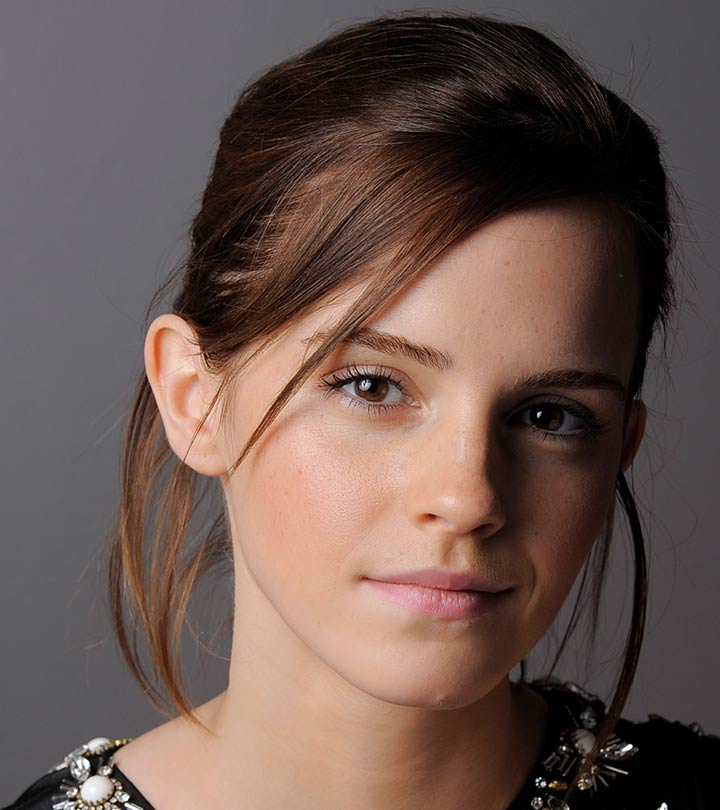
#> input picture Computer Vision/Assignment1/emma.jpg, 720 x 810 px
$ jupyter execute 'Assigment 1.ipynb'
#> lines starting #> are read from the running program, lines starting #| are printed output that depends on the picture
[cell 1]
import numpy as np
import cv2 as cv
import matplotlib.pyplot as plt

[cell 2]
img = cv.imread("emma.jpg", cv.IMREAD_GRAYSCALE)
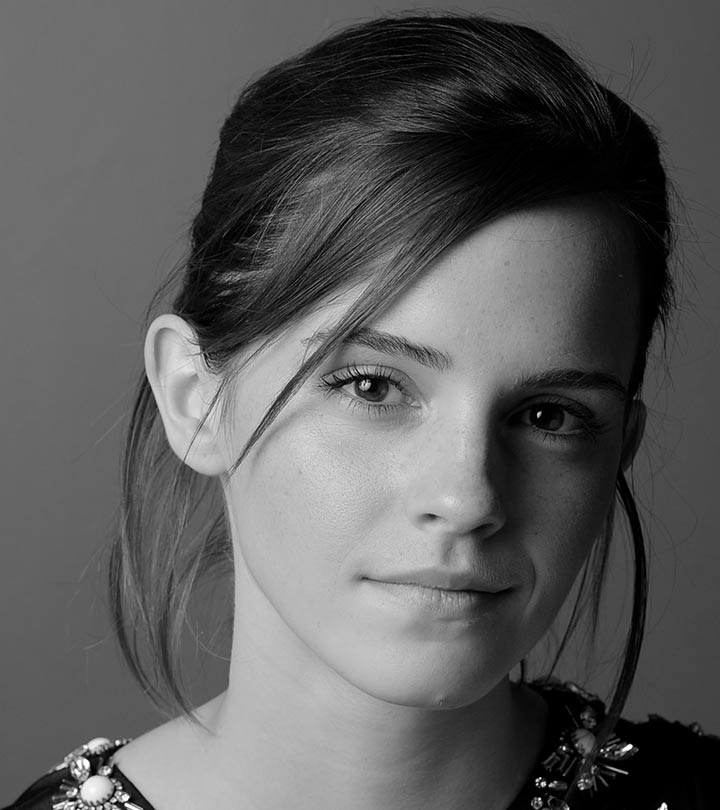
#> img: shape (810, 720); min 0, max 255, mean 92.3
assert img is not None


plt.imshow(img, cmap = "gray")
plt.axis('off')  # Turn off axis labels
plt.show()

[cell 3]
t1 = np.linspace(0, 50 ,51).astype('uint8')
t2 = np.linspace(100, 255, 100).astype('uint8')
t3 = np.linspace(150, 255, 255-150).astype('uint8')

transform = np.concatenate((t1,t2),axis=0).astype('uint8')
transform = np.concatenate((transform, t3),axis=0).astype('uint8')

plt.plot(transform)
plt.xlim(0,255)
plt.ylim(0,255)
plt.grid(True)
plt.show()
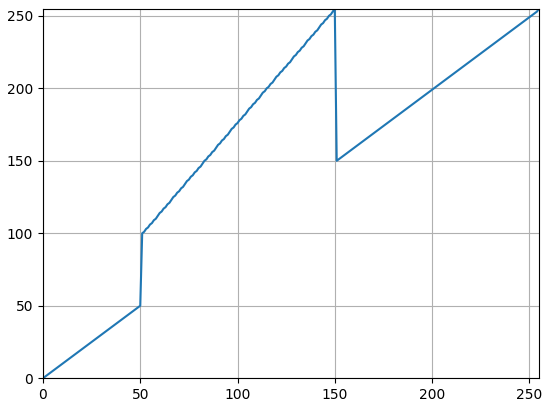
#> figure drawn by matplotlib, 1 panel; curve peaks at x = 150, y = 255

[cell 4]
transformed_img = transform[img]
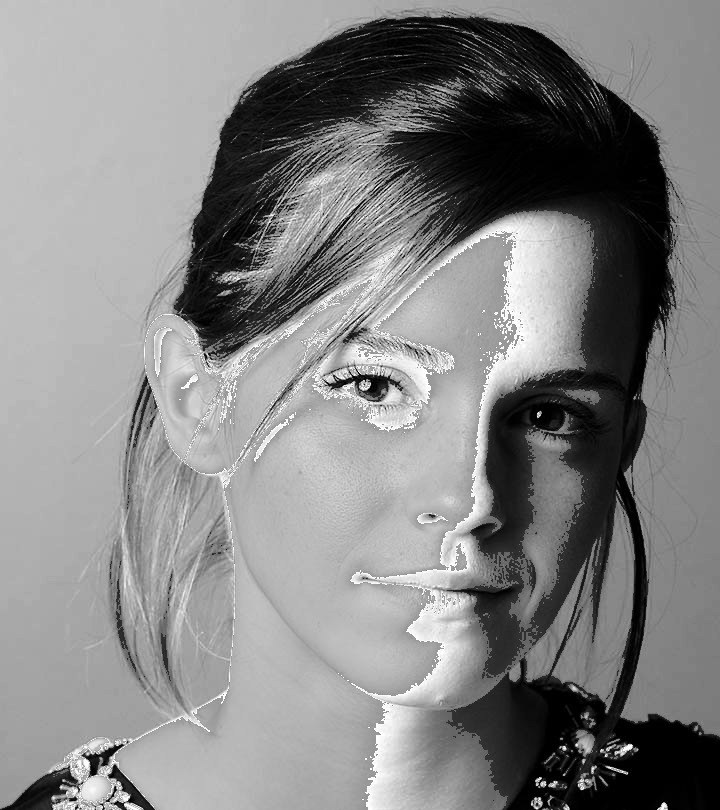
#> transformed_img: shape (810, 720); min 0, max 255, mean 132.4

plt.imshow(transformed_img, cmap = "gray")
plt.axis('off')
plt.show()

2

[cell 5]
img = cv.imread("brain_proton_density_slice.png", cv.IMREAD_GRAYSCALE)
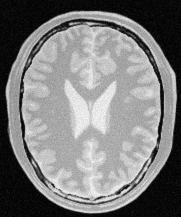
#> input picture Computer Vision/Assignment1/brain_proton_density_slice.png, 181 x 217 px
#> img is the input picture: shape (217, 181); min 0, max 251, mean 123.7
assert img is not None

t1 = np.linspace(0, 150, 150).astype('uint8')
# t2: Higher intensity values (white matter, 150 to 255) -> enhance these values
t2 = np.linspace(200, 255, 255-150).astype('uint8')

transform = np.concatenate((t1, t2), axis=0).astype('uint8')

transformed_img = transform[img]
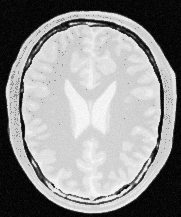
#> transformed_img: shape (217, 181); min 0, max 253, mean 144.9


plt.plot(transform)
plt.title('Transformation function')
plt.xlim(0,255)
plt.ylim(0,255)
plt.grid(True)

plt.figure(figsize=(12, 6))

# Original image
plt.subplot(1, 2, 1)
plt.imshow(img, cmap='gray')
plt.title('Original Image')
plt.axis('off')

# Transformed image (white matter accentuated)
plt.subplot(1, 2, 2)
plt.imshow(transformed_img, cmap='gray')
plt.title('White Matter Accentuated')
plt.axis('off')

plt.show()
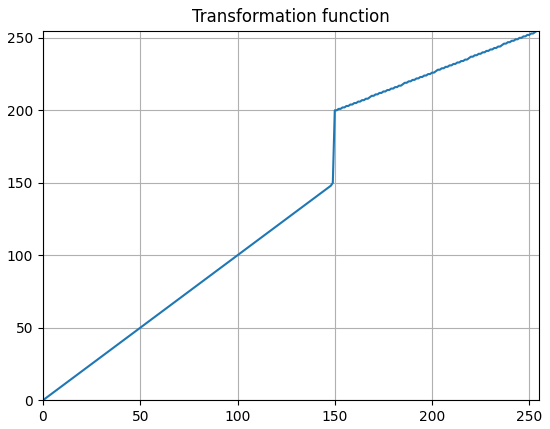
#> figure drawn by matplotlib, 1 panel; curve peaks at x = 254, y = 255

[cell 6]
img = cv.imread("brain_proton_density_slice.png", cv.IMREAD_GRAYSCALE)
assert img is not None

t1 = np.linspace(0, 50, 51).astype('uint8')
# t2: Mid intensity values (gray matter, 50 to 150) -> boost these values to accentuate gray matter
t2 = np.linspace(100, 200, 150-50).astype('uint8')
t3 = np.linspace(150, 255, 255-150).astype('uint8')

transform = np.concatenate((t1, t2), axis=0).astype('uint8')
transform = np.concatenate((transform, t3), axis=0).astype('uint8')

plt.plot(transform)
plt.title('Transformation function')
plt.xlim(0,255)
plt.ylim(0,255)
plt.grid(True)

plt.figure(figsize=(12, 6))

# Original image
plt.subplot(1, 2, 1)
plt.imshow(img, cmap='gray')
plt.title('Original Image')
plt.axis('off')

# Transformed image (white matter accentuated)
plt.subplot(1, 2, 2)
plt.imshow(transformed_img, cmap='gray')
plt.title('White Matter Accentuated')
plt.axis('off')

plt.show()
#> figure, not shown here; curve peaks at x = 255, y = 255
